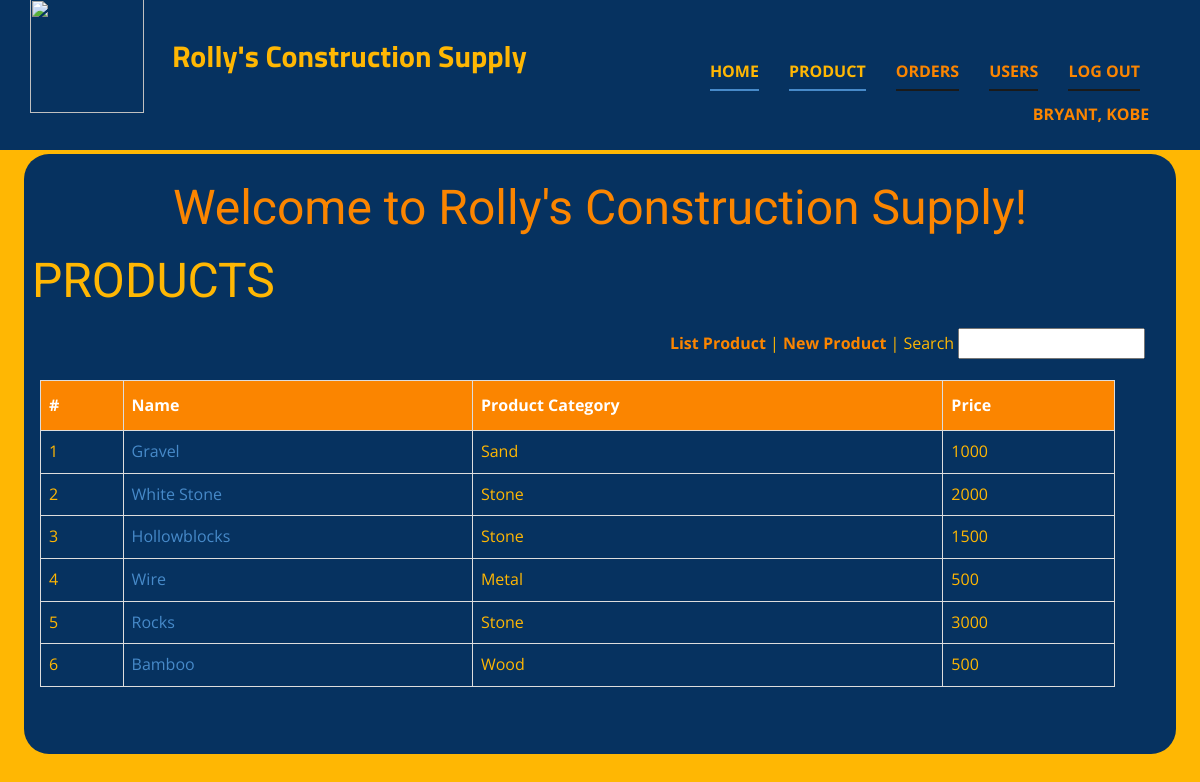
The page /index.php?page=products (signed in) on the database its author committed.
### tables this page shows
CREATE TABLE IF NOT EXISTS `tbl_users` (
  `user_id` int(8) unsigned NOT NULL AUTO_INCREMENT,
  `user_lastname` varchar(180) NOT NULL DEFAULT '',
  `user_firstname` varchar(180) NOT NULL DEFAULT '',
  `user_email` varchar(180) NOT NULL DEFAULT '',
  `user_password` varchar(180) NOT NULL DEFAULT '',
  `user_date_added` date NOT NULL,
  `user_time_added` time NOT NULL,
  `user_date_updated` date NOT NULL,
  `user_time_updated` time NOT NULL,
  `user_status` int(1) NOT NULL DEFAULT 0,
  `user_token` varchar(255) NOT NULL DEFAULT '',
  `user_access` varchar(255) NOT NULL DEFAULT '',
  PRIMARY KEY (`user_id`)
);

CREATE TABLE IF NOT EXISTS `tbl_product` (
  `product_id` int(8) unsigned NOT NULL AUTO_INCREMENT,
  `product_name` varchar(180) NOT NULL DEFAULT '',
  `category_name` varchar(180) NOT NULL DEFAULT '',
  `product_price` int(180) NOT NULL DEFAULT 0,
  `product_date_added` date NOT NULL,
  `product_time_added` time NOT NULL,
  `product_date_updated` date NOT NULL,
  `product_time_updated` time NOT NULL,
  `product_status` int(1) NOT NULL DEFAULT 0,
  `product_token` varchar(255) NOT NULL DEFAULT '',
  PRIMARY KEY (`product_id`)
);

### classes/class.user.php (called while the page is built, shortened)
<?php
class User{
	private $DB_SERVER='localhost';
	private $DB_USERNAME='root';
	private $DB_PASSWORD='';
	private $DB_DATABASE='rolly_db';
	private $conn;
	public function __construct(){
		$this->conn = new PDO("mysql:host=".$this->DB_SERVER.";dbname=".$this->DB_DATABASE,$this->DB_USERNAME,$this->DB_PASSWORD);
	}
	function get_user_id($email){
		$sql="SELECT user_id FROM tbl_users WHERE user_email = :email";
		$q = $this->conn->prepare($sql);
		$q->execute(['email' => $email]);
		$user_id = $q->fetchColumn();
		return $user_id;
	}
	function get_user_firstname($id){
		$sql="SELECT user_firstname FROM tbl_users WHERE user_id = :id";
		$q = $this->conn->prepare($sql);
		$q->execute(['id' => $id]);
		$user_firstname = $q->fetchColumn();
		return $user_firstname;
	}
	function get_user_lastname($id){
		$sql="SELECT user_lastname FROM tbl_users WHERE user_id = :id";
		$q = $this->conn->prepare($sql);
		$q->execute(['id' => $id]);
		$user_lastname = $q->fetchColumn();
		return $user_lastname;
	}
}

### classes/class.product.php (called while the page is built, shortened)
<?php
class Product{
	private $DB_SERVER='localhost';
	private $DB_USERNAME='root';
	private $DB_PASSWORD='';
	private $DB_DATABASE='rolly_db';
	private $conn;
	public function __construct(){
		$this->conn = new PDO("mysql:host=".$this->DB_SERVER.";dbname=".$this->DB_DATABASE,$this->DB_USERNAME,$this->DB_PASSWORD);
	}
	public function list_product(){
		$sql="SELECT * FROM tbl_product";
		$q = $this->conn->query($sql) or die("failed!");
		while($r = $q->fetch(PDO::FETCH_ASSOC)){
		$data[]=$r;
		}
		if(empty($data)){
		   return false;
		}else{
			return $data;
		}
}
}

### products-module/main.php (the view)
<div id="subcontent">
    <table id="data-list">
      <tr>
        <th>#</th>
        <th>Name</th>
        <th>Product Category</th>
        <th>Price</th>
      </tr>
<?php
include_once 'classes/class.product.php';
$count = 1;
if($product->list_product() != false){
foreach($product->list_product() as $value){
   extract($value);
?>
      <tr>
        <td><?php echo $count;?></td>
        <td><a href="index.php?page=products&subpage=prodprofile&id=<?php echo $product_id?>"><?php echo $product_name;?></a></td>
        <td><?php echo $category_name;?></td>
        <td><?php echo $product_price;?></td>
      </tr>
      <tr>
<?php
 $count++;
}
}else{
  echo "No Record Found.";
}
?>
    </table>
</div>

### index.php (shortened to what this page needs)
<?php
include_once 'classes/class.user.php';
$page = (isset($_GET['page']) && $_GET['page'] != '') ? $_GET['page'] : '';
$subpage = (isset($_GET['subpage']) && $_GET['subpage'] != '') ? $_GET['subpage'] : '';
$user = new User();
$user_id = $user->get_user_id($_SESSION['user_email']);
?>
<!DOCTYPE html>
<html style="font-size: 16px;" lang="en"><head>
    <link rel="stylesheet" href="css/stylepage.css" media="screen">
<link rel="stylesheet" href="/css/style.css" media="screen">
<link rel="stylesheet" href="css/custom.css" media="screen">
  </head>
  <body data-home-page="Home.html" data-home-page-title="Home" class="u-body u-xl-mode" data-lang="en"><header class="u-clearfix u-custom-color-1 u-header u-header" id="sec-4cfb"><div class="u-clearfix u-sheet u-sheet-1">
        <a  class="u-image u-logo u-image-1" data-image-width="500" data-image-height="500">
          <img src="images/logo.png" class="u-logo-image u-logo-image-1">
        </a>
        <p class="u-custom-font u-font-titillium-web u-text u-text-default u-text-1">Rolly's Construction Supply </p>
        <nav class="u-menu u-menu-one-level u-offcanvas u-menu-1">
          <div class="u-custom-menu u-nav-container" >
            <ul class="u-nav u-spacing-30 u-unstyled u-nav-1" style="border-radius: 25px;">
	<li class="u-nav-item"><a class="u-border-2 u-border-active-palette-1-base u-border-grey-90 u-border-hover-palette-1-base u-border-no-left u-border-no-right u-border-no-top u-button-style u-nav-link u-text-active-custom-color-3 u-text-custom-color-2 u-text-hover-palette-1-base" href="index.php?page=home" style="padding: 10px 0px;">Home</a>
</li><li class="u-nav-item"><a class="u-border-2 u-border-active-palette-1-base u-border-grey-90 u-border-hover-palette-1-base u-border-no-left u-border-no-right u-border-no-top u-button-style u-nav-link u-text-active-custom-color-3 u-text-custom-color-2 u-text-hover-palette-1-base" href="index.php?page=products" style="padding: 10px 0px;">Product</a>
</li><li class="u-nav-item"><a class="u-border-2 u-border-active-palette-1-base u-border-grey-90 u-border-hover-palette-1-base u-border-no-left u-border-no-right u-border-no-top u-button-style u-nav-link u-text-active-custom-color-3 u-text-custom-color-2 u-text-hover-palette-1-base" href="index.php?page=operations" style="padding: 10px 0px;">Orders</a>
</li><li class="u-nav-item"><a class="u-border-2 u-border-active-palette-1-base u-border-grey-90 u-border-hover-palette-1-base u-border-no-left u-border-no-right u-border-no-top u-button-style u-nav-link u-text-active-custom-color-3 u-text-custom-color-2 u-text-hover-palette-1-base" href="index.php?page=settings" style="padding: 10px 0px;">Users</a>
</li><li class="u-nav-item"><a class="u-border-2 u-border-active-palette-1-base u-border-grey-90 u-border-hover-palette-1-base u-border-no-left u-border-no-right u-border-no-top u-button-style u-nav-link u-text-active-custom-color-3 u-text-custom-color-2 u-text-hover-palette-1-base" href="logout.php" style="padding: 10px 0px;" class="move-right">Log Out</a></li>
                <li><span class="move-right"><?php echo $user->get_user_lastname($user_id).', '.$user->get_user_firstname($user_id);?>&nbsp;&nbsp; &nbsp;&nbsp;</span> </li>
</ul>
          </div>
        </nav>
      </div></header>
    <div id="content">
      <h1 style="text-align:center; color: #FB8500;">Welcome to Rolly's Construction Supply!</h1>
    <?php
      switch($page){
                case 'products':
                    require_once 'products-module/index.php';
                break;
            }
    ?>
  </div>
</body>
</html>

### products-module/index.php (shortened to what this page needs)
<h1>PRODUCTS</h1>
<?php
include_once 'classes/class.product.php';
$product = new Product();
?>
<div id="third-submenu">
    <a href="index.php?page=products&subpage=view">List Product</a> | <a href="index.php?page=products&subpage=create">New Product</a> | Search <input type="text"/>
</div>
<div id="subcontent">
    <?php
      switch($subpage){
                default:
                    require_once 'products-module/main.php';
                break;
            }
    ?>
  </div>

### rows shown on the page
tbl_users: $user->get_user_lastname($user_id) "BRYANT", $user->get_user_firstname($user_id) "KOBE"
tbl_product: product_name "Gravel", category_name "Sand", product_price "1000"
tbl_product: product_name "White Stone", category_name "Stone", product_price "2000"
tbl_product: product_name "Hollowblocks", category_name "Stone", product_price "1500"
tbl_product: product_name "Wire", category_name "Metal", product_price "500"
tbl_product: product_name "Rocks", category_name "Stone", product_price "3000"
tbl_product: product_name "Bamboo", category_name "Wood", product_price "500"
